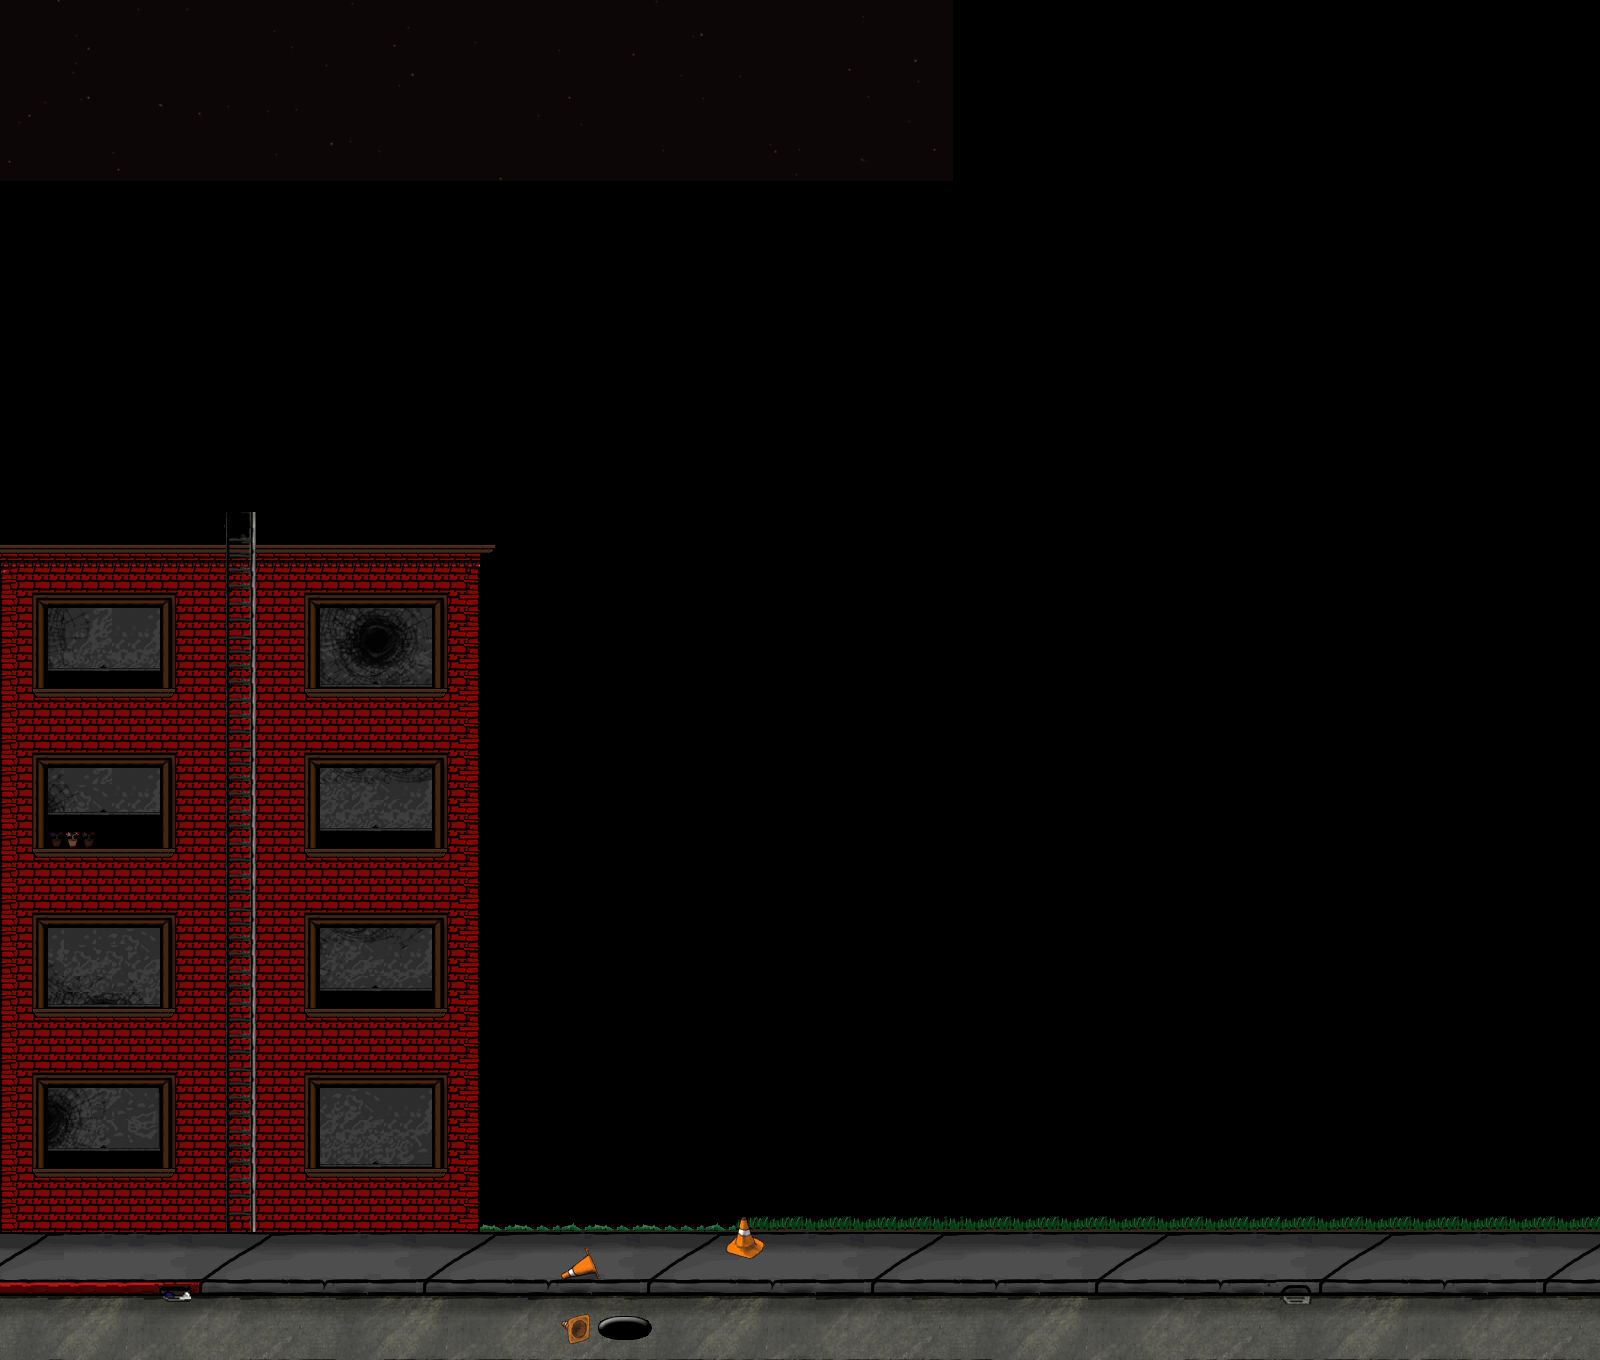

Tiled map render using the project's own tile images. Description and the map definition, with tile-layer contents summarised, below:
An orthogonal 100x85 tile map with 16x16 px tiles, 9 tile layers (background_street, background_layer, background_detail_bottom, background_detail_top, ...), 1 hidden layer not drawn, 4 tilesets, 1 image layer and 51 objects (28x Collectible_01_Entity, 11x cloud_ambientSpawner, 3x rain_back_ambientspawner, 2x Collectible_02_Entity, 2x rain_front_ambientspawner, ...).

<map version="1.0" orientation="orthogonal" width="100" height="85" tilewidth="16" tileheight="16">
 <properties>
  <property name="background_color" value="#000000" />
 </properties>
 <tileset firstgid="1" name="city_world_tileset" tilewidth="16" tileheight="16">
  <image source="../../tilesets/city_world_tileset.png" width="960" height="480" />
  <tile id="712">
   <properties>
    <property name="type" value="ladder" />
   </properties>
  </tile>
 </tileset>
 <tileset firstgid="1801" name="metatiles" tilewidth="16" tileheight="16">
  <image source="../../tilesets/metatiles.png" width="128" height="16" />
  <tile id="0">
   <properties>
    <property name="type" value="solid" />
   </properties>
  </tile>
  <tile id="1">
   <properties>
    <property name="type" value="platform" />
   </properties>
  </tile>
  <tile id="2">
   <properties>
    <property name="type" value="lslope" />
   </properties>
  </tile>
  <tile id="3">
   <properties>
    <property name="type" value="rslope" />
   </properties>
  </tile>
  <tile id="4">
   <properties>
    <property name="type" value="ladder" />
   </properties>
  </tile>
  <tile id="5">
   <properties>
    <property name="action" value="jump" />
    <property name="type" value="platform" />
   </properties>
  </tile>
  <tile id="6">
   <properties>
    <property name="action" value="turnaround_right" />
    <property name="type" value="platform" />
   </properties>
  </tile>
  <tile id="7">
   <properties>
    <property name="action" value="turnaround_left" />
    <property name="type" value="platform" />
   </properties>
  </tile>
 </tileset>
 <tileset firstgid="1809" name="city_world_tileset" tilewidth="16" tileheight="16">
  <image source="../../tilesets/city_world_tileset_night.png" width="960" height="480" />
  <tile id="712">
   <properties>
    <property name="type" value="ladder" />
   </properties>
  </tile>
 </tileset>
 <tileset firstgid="3609" name="city_objects" tilewidth="16" tileheight="16">
  <image source="../../tilesets/city_objects.png" width="960" height="480" />
 </tileset>
 <imagelayer name="parallax_background" width="100" height="85">
  <image source="../../backgrounds/stars.png" />
  <properties>
   <property name="preRender" value="true" />
  </properties>
 </imagelayer>
 <objectgroup name="rain_back" width="100" height="85">
  <object name="rain_back_ambientspawner" x="-310" y="-2" width="822" height="30" />
  <object name="rain_back_ambientspawner" x="1267" y="4" width="822" height="30" />
  <object name="rain_back_ambientspawner" x="494" y="8" width="822" height="30" />
 </objectgroup>
 <objectgroup name="clouds" width="100" height="85">
  <object name="cloud_ambientSpawner" x="937" y="221" width="60" height="52">
   <properties>
    <property name="delay" value="0.5" />
   </properties>
  </object>
  <object name="cloud_ambientSpawner" x="936" y="261" width="60" height="52" />
  <object name="cloud_ambientSpawner" x="895" y="296" width="60" height="52">
   <properties>
    <property name="delay" value="0.5" />
   </properties>
  </object>
  <object name="cloud_ambientSpawner" x="996" y="181" width="60" height="52" />
  <object name="cloud_ambientSpawner" x="936" y="135" width="60" height="52">
   <properties>
    <property name="delay" value="0.5" />
   </properties>
  </object>
  <object name="cloud_ambientSpawner" x="1094" y="322" width="60" height="52" />
  <object name="cloud_ambientSpawner" x="874" y="94" width="60" height="52" />
  <object name="cloud_ambientSpawner" x="810" y="50" width="60" height="52" />
  <object name="cloud_ambientSpawner" x="935" y="8" width="60" height="52" />
  <object name="cloud_ambientSpawner" x="858" y="322" width="60" height="52">
   <properties>
    <property name="delay" value="0" />
   </properties>
  </object>
  <object name="cloud_ambientSpawner" x="969" y="323" width="60" height="52" />
 </objectgroup>
 <layer name="background_street" width="100" height="85">
  <properties>
   <property name="preRender" value="true" />
  </properties>
  <data>[8500 cells, 400 non-empty, 19 distinct tile ids]</data>
 </layer>
 <layer name="background_layer" width="100" height="85">
  <properties>
   <property name="preRender" value="true" />
  </properties>
  <data>[8500 cells, 1766 non-empty, 78 distinct tile ids]</data>
 </layer>
 <layer name="background_detail_bottom" width="100" height="85">
  <properties>
   <property name="preRender" value="true" />
  </properties>
  <data>[8500 cells, 474 non-empty, 55 distinct tile ids]</data>
 </layer>
 <layer name="background_detail_top" width="100" height="85">
  <properties>
   <property name="preRender" value="true" />
  </properties>
  <data>[8500 cells, 199 non-empty, 58 distinct tile ids]</data>
 </layer>
 <layer name="background_detail_middle" width="100" height="85">
  <properties>
   <property name="preRender" value="true" />
  </properties>
  <data>[8500 cells, 215 non-empty, 14 distinct tile ids]</data>
 </layer>
 <layer name="background_texture" width="100" height="85" opacity="0.38">
  <properties>
   <property name="preRender" value="true" />
  </properties>
  <data>[8500 cells, 2 non-empty, 2 distinct tile ids]</data>
 </layer>
 <objectgroup name="objects" width="100" height="85">
  <object name="mainPlayer" x="17" y="483" width="36" height="39" />
  <object name="Collectible_01_Entity" x="111" y="636" width="25" height="23" />
  <object name="Collectible_02_Entity" x="1202" y="1186" width="25" height="23">
   <properties>
    <property name="id" value="2" />
   </properties>
  </object>
  <object name="Collectible_01_Entity" x="363" y="1118" width="25" height="23" />
  <object name="Collectible_01_Entity" x="1384" y="1218" width="25" height="23" />
  <object name="Collectible_01_Entity" x="1436" y="1219" width="25" height="23" />
  <object name="Collectible_01_Entity" x="1384" y="1164" width="25" height="23" />
  <object name="Collectible_01_Entity" x="1436" y="1165" width="25" height="23" />
  <object name="Collectible_01_Entity" x="1380" y="1111" width="25" height="23" />
  <object name="Collectible_01_Entity" x="1432" y="1112" width="25" height="23" />
  <object name="Collectible_01_Entity" x="1277" y="1219" width="25" height="23" />
  <object name="Collectible_01_Entity" x="1329" y="1220" width="25" height="23" />
  <object name="Collectible_01_Entity" x="1277" y="1163" width="25" height="23" />
  <object name="Collectible_01_Entity" x="1329" y="1164" width="25" height="23" />
  </objectgroup>
 <objectgroup name="staff" width="100" height="85">
  <!-- 1 objects omitted --></objectgroup>
 <objectgroup name="liche_boss" width="100" height="85">
  <!-- 1 objects omitted --></objectgroup>
 <layer name="collision" width="100" height="85" visible="0">
  <data>[8500 cells, 344 non-empty, 3 distinct tile ids]</data>
 </layer>
 <layer name="foreground_layer_bottom" width="100" height="85">
  <properties>
   <property name="preRender" value="true" />
  </properties>
  <data>[8500 cells, 0 non-empty, 0 distinct tile ids]</data>
 </layer>
 <layer name="foreground_layer_transparency" width="100" height="85" opacity="0.24">
  <properties>
   <property name="preRender" value="true" />
  </properties>
  <data>[8500 cells, 400 non-empty, 80 distinct tile ids]</data>
 </layer>
 <layer name="foreground_layer_middle" width="100" height="85">
  <properties>
   <property name="preRender" value="true" />
  </properties>
  <data>[8500 cells, 15 non-empty, 15 distinct tile ids]</data>
 </layer>
 <objectgroup name="rain_front" width="100" height="85">
  <!-- 2 objects omitted --></objectgroup>
</map>
<!-- 23 of 51 objects omitted -->
